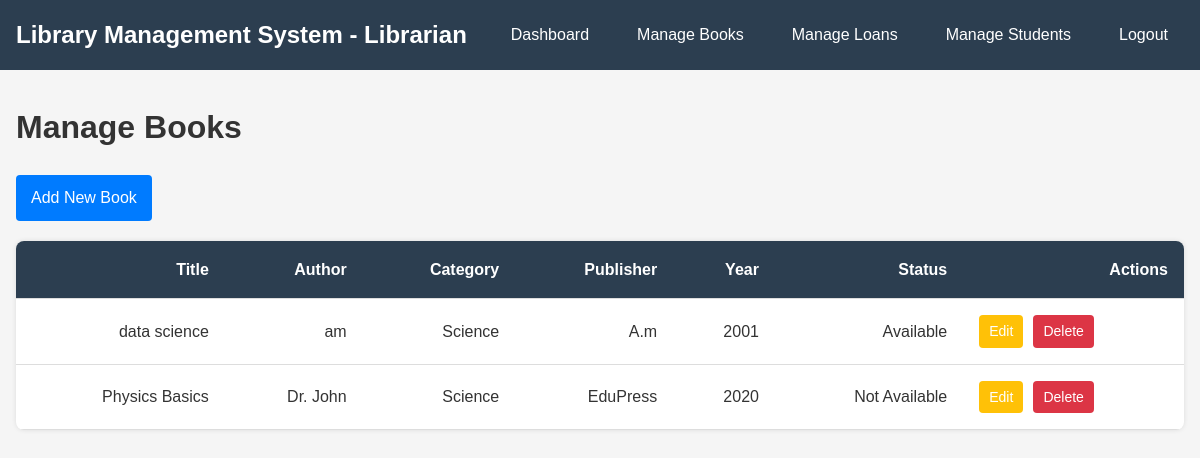
Page /manage_books.php (signed in) on the committed database.
### tables this page shows
CREATE TABLE `book` (
  `BookID` int(11) NOT NULL,
  `Title` varchar(100) NOT NULL,
  `Author` varchar(100) DEFAULT NULL,
  `Publisher` varchar(100) DEFAULT NULL,
  `Year` int(11) DEFAULT NULL CHECK (`Year` >= 1900),
  `ISBN` varchar(20) DEFAULT NULL,
  `CategoryID` int(11) DEFAULT NULL,
  `Available` tinyint(1) DEFAULT 1
);

CREATE TABLE `category` (
  `CategoryID` int(11) NOT NULL,
  `CategoryName` varchar(50) NOT NULL
);

### manage_books.php (the view, shortened to what this page needs)
<?php
require 'db_connect.php';
$books = $conn->query("SELECT b.*, c.CategoryName FROM Book b JOIN Category c ON b.CategoryID = c.CategoryID");
?>
<!DOCTYPE html>
<html lang="en">
<head>
    <link rel="stylesheet" href="styles.css">
</head>
<body>
    <?php include 'librarian_header.php'; ?>
    <div class="container">
        <h1>Manage Books</h1>
        <a href="add_book.php" class="add-btn">Add New Book</a>
        <table>
            <thead>
                <tr>
                    <th>Title</th>
                    <th>Author</th>
                    <th>Category</th>
                    <th>Publisher</th>
                    <th>Year</th>
                    <th>Status</th>
                    <th>Actions</th>
                </tr>
            </thead>
            <tbody>
                <?php if($books->num_rows > 0): ?>
                    <?php while($book = $books->fetch_assoc()): ?>
                        <tr>
                            <td><?php echo htmlspecialchars($book['Title']); ?></td>
                            <td><?php echo htmlspecialchars($book['Author']); ?></td>
                            <td><?php echo htmlspecialchars($book['CategoryName']); ?></td>
                            <td><?php echo htmlspecialchars($book['Publisher']); ?></td>
                            <td><?php echo htmlspecialchars($book['Year']); ?></td>
                            <td><?php echo $book['Available'] ? 'Available' : 'Not Available'; ?></td>
                            <td class="actions">
                                <a href="manage_books.php?edit=<?php echo $book['BookID']; ?>" class="edit-btn">Edit</a>
                                <a href="manage_books.php?delete=<?php echo $book['BookID']; ?>" class="delete-btn"
                                   onclick="return confirm('Are you sure you want to delete this book?')">Delete</a>
                            </td>
                        </tr>
                    <?php endwhile; ?>
                <?php else: ?>
                    <tr><td colspan="7">No books found</td></tr>
                <?php endif; ?>
            </tbody>
        </table>
    </div>
</body>
</html>

### styles.css (style rules this page uses)
body { font-family: 'Arial', sans-serif; background-color: #f5f5f5; margin: 0; padding: 0; color: #333; line-height: 1.6; }
.container { max-width: 1200px; margin: 2rem auto; padding: 0 1rem; }
table { width: 100%; border-collapse: collapse; margin-bottom: 2rem; background: white; border-radius: 8px; overflow: hidden; box-shadow: 0 0 5px rgba(0, 0, 0, 0.1); }
th, td { padding: 1rem; text-align: right; border-bottom: 1px solid #ddd; }
th { background-color: #2c3e50; color: white; }
.add-btn { display: inline-block; padding: 10px 15px; background-color: #4CAF50; color: white; text-decoration: none; border-radius: 4px; margin-bottom: 20px; }

### manage_books.php (style rules this page uses)
.actions { display: flex; gap: 10px; }
.edit-btn, .delete-btn, .update-btn, .cancel-btn { padding: 5px 10px; border: none; border-radius: 4px; color: white; text-decoration: none; font-size: 14px; }
.edit-btn { background-color: #ffc107; }
.delete-btn { background-color: #dc3545; }
.add-btn { display: inline-block; background-color: #007bff; color: white; padding: 10px 15px; border-radius: 4px; margin-bottom: 20px; text-decoration: none; }

### rows in the picture
book: Title "data science", Author "am", CategoryID.CategoryName "Science", Publisher "A.m", Year "2001", Available "Available"
book: Title "Physics Basics", Author "Dr. John", CategoryID.CategoryName "Science", Publisher "EduPress", Year "2020", Available "Not Available"
